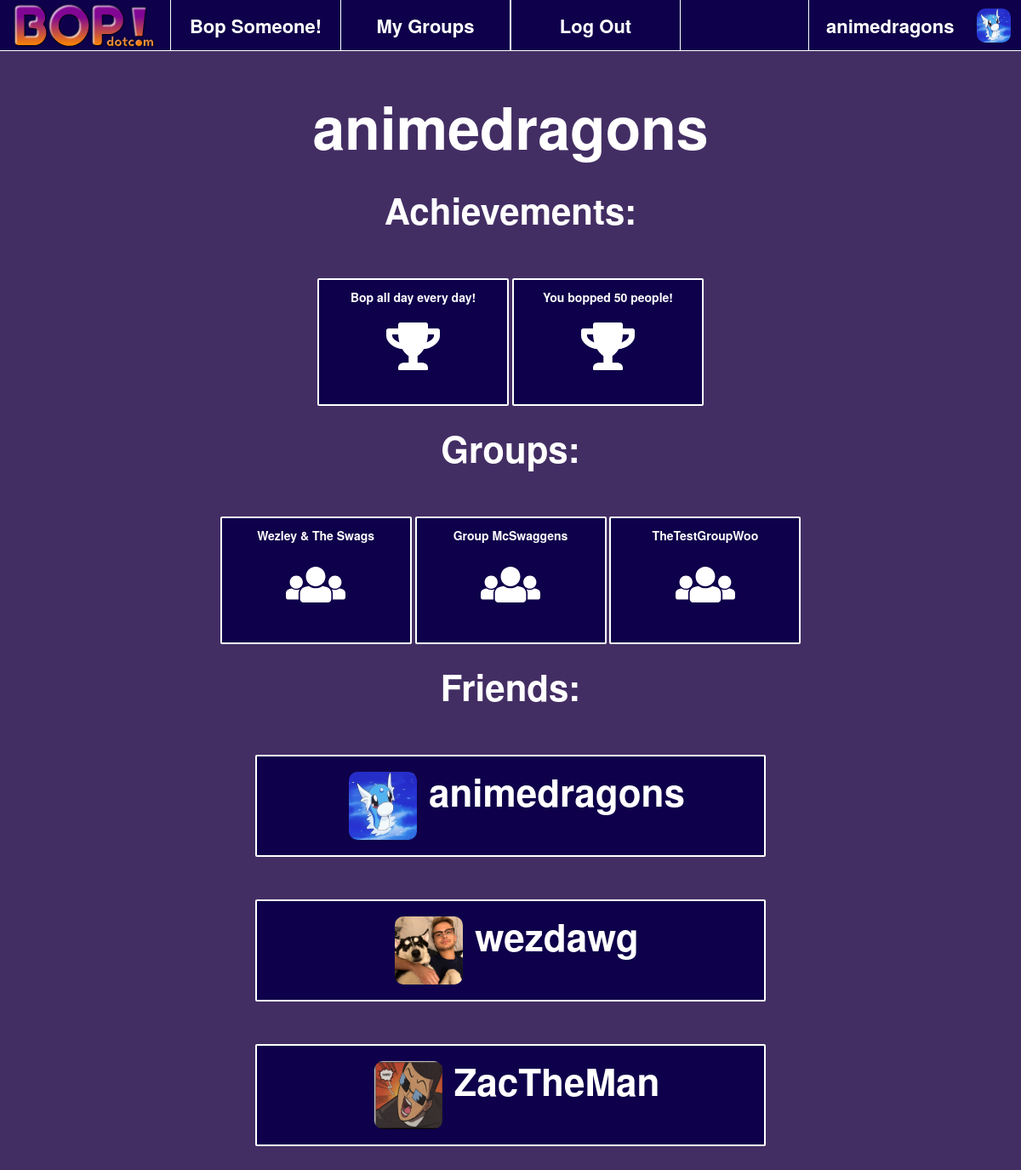
/userpage/4/ (signed in), run on an earlier commit of the app's database.
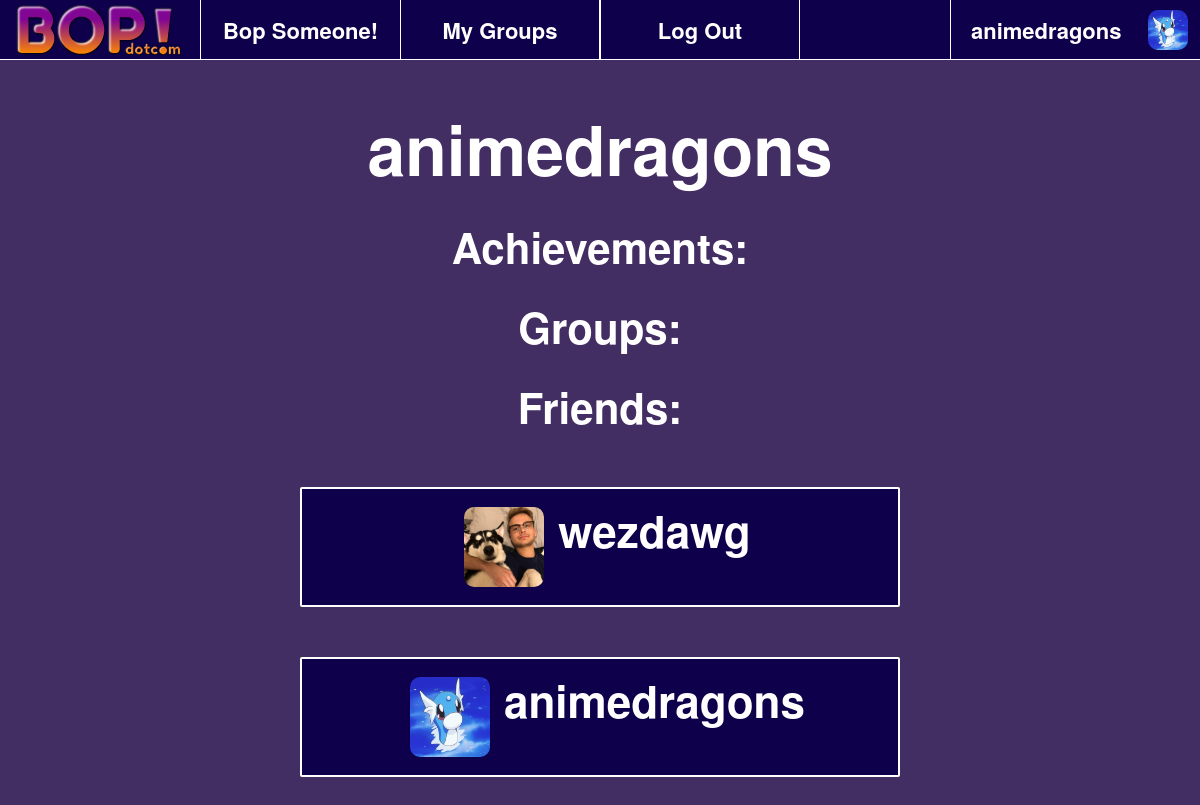
And on a later commit of the database.
### bopapp/models.py (models this page shows)
class Profile(models.Model):
	user = models.OneToOneField(User, on_delete=models.CASCADE)
	userName = models.CharField('userName', max_length=256, blank=True)
	firstName = models.CharField('firstName', max_length=256, blank=True)
	lastName = models.CharField('lastName', max_length=256, blank=True)
	birthDate = models.DateTimeField(auto_now_add=True)
	profilePicture = models.ImageField(upload_to='profile_pictures', null=True, blank=True)

class Has_Achievement(models.Model):
	achievement = models.ForeignKey(Achievement, on_delete=models.CASCADE, null=False)
	user = models.ForeignKey(Profile, on_delete=models.CASCADE, null=False)
	dateUnlocked = models.DateTimeField(auto_now_add=True)

class Achievement(models.Model):
	description = models.CharField('description', max_length=512, blank=True)

class In_Group(models.Model):
	user = models.ForeignKey(Profile, on_delete=models.CASCADE, null=False)
	group = models.ForeignKey(Group, on_delete=models.CASCADE, null=False)
	joined = models.DateTimeField(auto_now_add=True)

class Group(models.Model):
	groupName = models.CharField('name', max_length=512, blank=True)
	dateCreated = models.DateTimeField(auto_now_add=True)

### bopapp/views.py (the view)
# urls.py: path('userpage/<int:u_id>/', views.user_page, name='userpage'),
def user_page(request, u_id):
	if(request.user.is_authenticated):
		user = User.objects.filter(id = u_id)[0]
		cuser = request.user
		friends = Friend.objects.filter(Q(user1_id = Profile.objects.filter(user=user)[0].id) | Q(user2_id = Profile.objects.filter(user=user)[0].id)).values_list('user1_id', 'user2_id')
		friend_users = Profile.objects.filter(Q(user_id__in = [f[0] for f in friends]) | Q(user_id__in = [f[1] for f in friends]))
		achievements = Has_Achievement.objects.filter(user_id = Profile.objects.filter(user=user)[0].id)
		groups = In_Group.objects.filter(user_id = Profile.objects.filter(user=user)[0].id)
		return render(request, 'userpage.html', {
			'current_page': 'profile',
			'achievements': achievements,
			'groups': groups,
			'name': 'Bop!',
			'friends': friend_users,
			'user_view': user,
			'user': cuser
		})
	else:
		return redirect('login_user')

### bopapp/templates/userpage.html
{% extends 'index.html' %}
{% load static %}
{% block content %}
<div class='userpage' style="color: white; width: 100%; height: content-fit; text-align: center; overflow-y: auto;">
	<div style="font-weight: bolder; font-size: 68px;">{{user_view.profile.userName}}</div>
	<br>
	<div style="font-weight: bolder; font-size: 42px;">Achievements:</div>
	<div>
		{% for ac in achievements %}
		<div class="bop" style="width: 225px; height: 150px; display: inline-block; text-align: center;"><div style="font-weight: bolder;">{{ac.achievement.description}}</div><br><i class="fas fa-trophy fa-4x"></i></div>
		{% endfor %}
	</div>
	<br>
	<div style="font-weight: bolder; font-size: 42px;">Groups:</div>
	<div>
		{% for gc in groups %}
		<div class="bop" style="width: 225px; height: 150px; display: inline-block; text-align: center;"><div style="font-weight: bolder;">{{gc.group.groupName}}</div><br><i class="fas fa-users fa-4x"></i></div>
		{% endfor %}
	</div>
	<br>
	<div style="font-weight: bolder; font-size: 42px;">Friends:</div>
	<div>
		{% for friend in friends %}
		<a href="{% url 'userpage' friend.id %}" style="color: white; text-decoration: none;">
			<div class="bop friend" style="text-align: center">
				{% if friend.profilePicture.url != '' %}
				<img class="profile-picture" src="{{friend.profilePicture.url}}" alt="Profile Picture" style="margin-left: 15px; height: 80px; width: 80px; margin-top:6px">
				{% else %}
				<img class="profile-picture" src="/media_root/profile_pictures/default.png" alt="Profile Picture" style="margin-right: 15px;">
				{% endif %}
				<span style="margin-left: 10px; font-weight: bolder; font-size: 44px; padding-top: 6px;">{{friend.userName}}</span>
			</div>
		</a>
		{% endfor %}
	</div>
	<div style="height:150px;"></div>
</div>
{% endblock %}

### bopapp/templates/index.html (shortened to what this page needs)
{% load static %}
<head>
	<link rel="stylesheet" type="text/css" href="{% static 'style.css' %}"/>
	<link rel="stylesheet" href="{% static 'bootstrap-3.3.7-dist/css/bootstrap.min.css' %}">
</head>
<body>
	<div class="main" style="min-height: 100%; min-width: 100%;">
		<div class="nav-bar" style="min-width: 100%; height: 60px;">
			<a href = "{% url 'index' %}">
				<div style="display: inline-block; float:left; width: 200px">
					<img class="logo" src="/media_root/logo.png" alt="Bop Logo" style="margin-left: 15px;">
				</div>
			</a>
			{% if user.is_authenticated %}
			<a href="{% url 'userpage' user.id%}">
				<div class="nav-item" style="color: white; display: inline-block; float:right; width: 250px; height: 100%; text-align: center; border: solid; border-width: 0px; border-left-width: 1px;">
					{% if user.profile.profilePicture.url != '' %}
					<img class="profile-picture" src="{{user.profile.profilePicture.url}}" alt="Profile Picture" style="margin-left: 15px;">
					{% else %}
					<img class="profile-picture" src="/media_root/profile_pictures/default.png" alt="Profile Picture" style="margin-left: 15px;">
					{% endif %}
					<div class="user-name">{{ user.profile.userName }}</div>
				</div>
			</a>
			<a href = "{% url 'bopsomeone' %}">
				<div class="nav-item {% if current_page == 'bop_someone' %} active {% endif %}" style="color: white; display: inline-block; float:left; width: 200px; height: 100%; text-align: center; border: solid; border-width: 0px; border-left-width: 1px;">
					<div style="font-size: 22px; font-weight: bolder; margin-top:15px;">Bop Someone!</div>
				</div>
			</a>
			<a href = "{% url 'groups' %}">
				<div class="nav-item {% if current_page == 'group' %} active {% endif %}" style="color: white; display: inline-block; float:left; width: 200px; height: 100%; text-align: center; border: solid; border-width: 0px; border-left-width: 1px; border-right-width: 1px;">
					<div style="font-size: 22px; font-weight: bolder; margin-top:15px;">My Groups</div>
				</div>
			</a>
			<div id="logout" class="nav-item {% if current_page == 'group' %} active {% endif %}" style="color: white; display: inline-block; float:left; width: 200px; height: 100%; text-align: center; border: solid; border-width: 0px; border-left-width: 1px; border-right-width: 1px;">
					<div style="font-size: 22px; font-weight: bolder; margin-top:15px;">Log Out</div>
			</div>
			{% endif %}
		</div>
		{% block content %}
		{% endblock %}
	</div>
</body>

### bopapp/static/style.css (style rules this page uses)
.main { background: #432e64; }
.nav-bar { background: #0E004A; border: solid; border-width: 0px; border-color: white; border-bottom-width: 1px; }
.profile-picture { height: 40px; width: 40px; border-radius: 10px; display: inline-block; margin-top: 10px; }
.user-name { margin-top: 15px; display: inline-block; float:left; margin-left: 20px; font-weight: bolder; font-size: 22px; }
.bop { background:#0E004A; width: 50%; height: 120px; margin: auto; margin-top:50px; text-align: left; padding-left: 20px; padding-right: 20px; padding-top:10px; padding-bottom: 10px; border: solid; border-color: white; border-width: 2px; border-radius: 2px; }
.logo { height: 100px; position: relative; bottom:20px; }

What changed in the data, as far as the page shows it:
removed Has_Achievement: achievement.description "Bop all day every day!"
removed Has_Achievement: achievement.description "You bopped 50 people!"
removed In_Group: group.groupName "Wezley & The Swags"
removed In_Group: group.groupName "Group McSwaggens"
removed In_Group: group.groupName "TheTestGroupWoo"
no longer on this page (row unchanged): Profile: profilePicture (picture), userName "ZacTheMan"
shown differently, row unchanged: Profile "wezdawg": moves up the list
